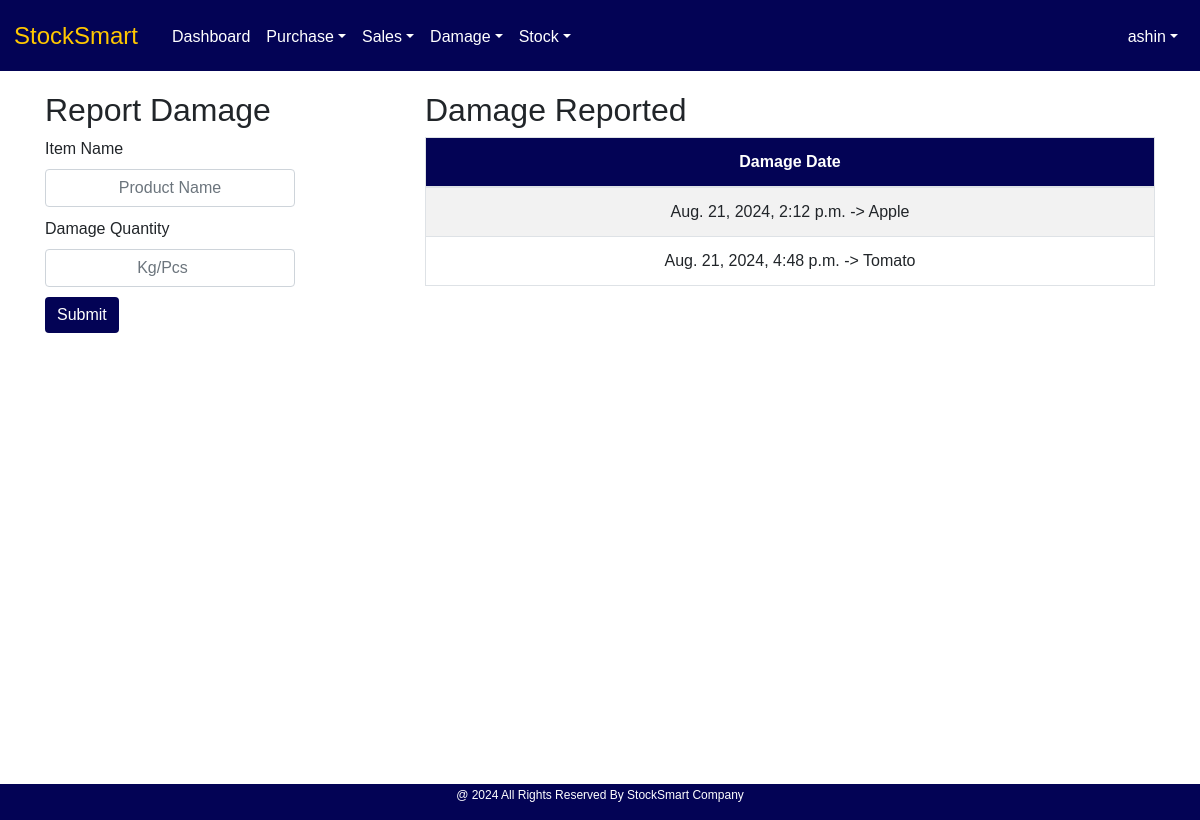
Before: /Damage/damage/ (signed in) with the older database file.
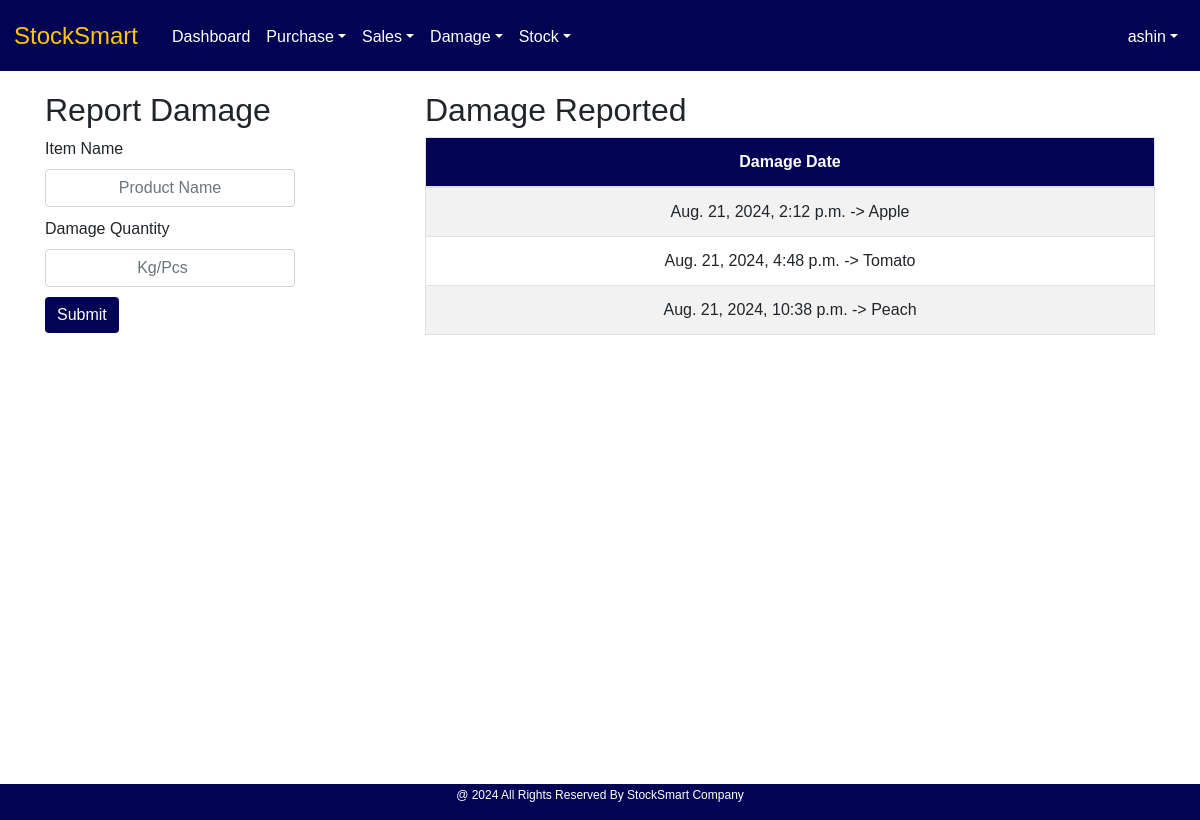
After: the same page with the newer database file.
### Damage/models.py (models this page shows, shortened)
class damageTable(models.Model):
    dpt_item = models.ForeignKey(itemTable, on_delete=models.CASCADE)
    dpt_damage_qty = models.PositiveIntegerField(null=True, blank=True)
    dpt_timestamp = models.DateTimeField(auto_now_add=True)

### Core/models.py (models this page shows, shortened)
class itemTable(models.Model):
    UNIT_CHOICES = [
        ('Kilogram', 'Kg'),
        ('Pieces', 'Pcs'),
    ]
    CATEGORY_CHOICE = [
        ('Vegetables', 'Veg'),
        ('Fruits', 'Fru'),
    ]
    item_name = models.CharField(max_length=50, null=True, blank=True, unique=True)
    item_category = models.CharField(max_length=50, choices=CATEGORY_CHOICE)
    item_unit = models.CharField(max_length=15, choices=UNIT_CHOICES)

### Damage/views.py (the view, shortened to what this page needs)
# urls.py: path('damage/', views.damage, name='damage'),
@admin_staff_required
def damage(request):
    base_template = 'user/Index.html' if request.user.role == "Admin" else 'user/staff_index.html'
    item_data = itemTable.objects.all()
    damage_data = damageTable.objects.all()
    return render(request,"damage/damage_form.html",{'item_data':item_data,'damage_data':damage_data, 'base_template':base_template})

### templates/damage/damage_form.html (shortened to what this page needs)
<!DOCTYPE html>
{% extends base_template %}
{% load static %}
{% block content %}
<html lang="en">
<head>
    <link rel="stylesheet" href="https://ajax.googleapis.com/ajax/libs/jqueryui/1.12.1/themes/smoothness/jquery-ui.css">
    <link href="https://stackpath.bootstrapcdn.com/bootstrap/4.5.2/css/bootstrap.min.css" rel="stylesheet">
    <link href="{% static 'assets/style.css' %}" rel="stylesheet">
</head>
<body>
    <div class="container">
        <div class="row">
            <div class="form-container col-md-4">
                <h2>Report Damage</h2>
                <form id="itemForm" method="post" action="{% url 'damage' %}">
                    <div class="form-group">
                        <label for="itemName">Item Name</label>
                        <input placeholder="Product Name" name="itemname" type="text" class="form-control" id="itemName" required>
                    </div>
                    <div class="form-group">
                        <label for="damageQty">Damage Quantity</label>
                        <input placeholder="Kg/Pcs" name="damageqty" type="number" class="form-control" id="damageQty" required>
                    </div>
                    <button type="submit" class="btn btn-info">Submit</button>
                </form>
            </div>
            <div class="table-container col-md-8">
                <h2>Damage Reported</h2>
                <table class="table table-bordered table-striped">
                    <thead class="bg-info">
                        <tr>
                            <th>Damage Date</th>
                        </tr>
                    </thead>
                    <tbody id="itemsTableBody">
                    {% for i in damage_data %}
                        <tr>
                            <td>{{ i.dpt_timestamp }} -> {{i.dpt_item.item_name}}</td>
                        </tr>
                    {% endfor %}
                    </tbody>
                </table>
            </div>
        </div>
    </div>
</body>
</html>
{% endblock %}

Changed rows visible on the page:
added damageTable: dpt_timestamp "Aug. 21, 2024, 10:38 p.m.", dpt_item.item_name "Peach"
